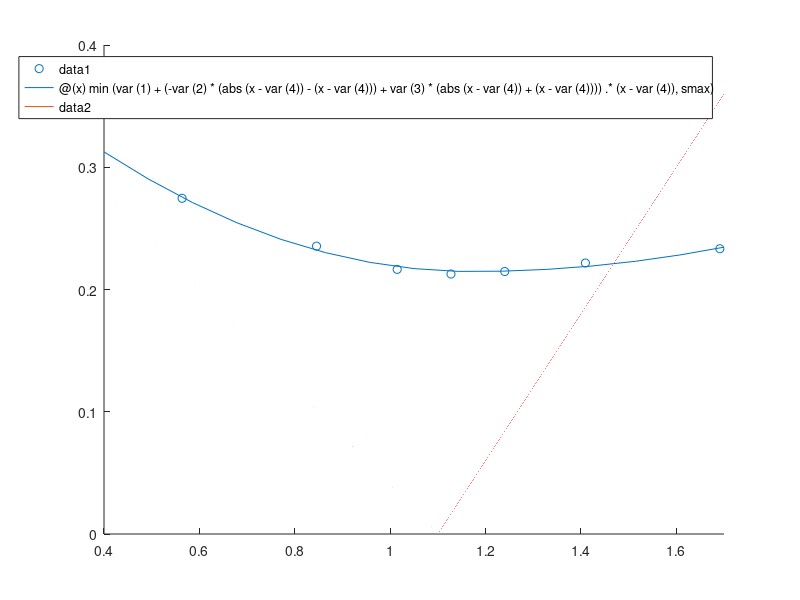

This figure's MATLAB source:
clear;
S0=17099.4;
r=0.06;

A = importdata('Data_BNPP.txt','\t',1);
B=A.data(:,:);


%{
for i=1:size(B,1)
B(i,3)=european_bs(S0,B(i,2),r,B(i,3),B(i,1)./252,'call');
end
%}
B(:,2)=B(:,2)/17099.4;

Month=24;
B1=B(B(:,1)==21*Month,:);




a=0.24;
b=-0.5;
c=0.4;
d=1.1;
e=0.8;
smax=0.9;

%F = @(var,x)min(var(1)+var(2)*(x-var(3)).^2,var(4));
%F =  @(var,x)min(var(1)+(var(2)*(abs(x-var(4))-(x-var(4)))+var(3)*(abs(x-var(4))+(x-var(4)))).*(x-var(4)).^2,e);
%F =  @(var,x)min(var(1)+var(2)*exp(-var(3)*(x-var(4)))+var(5)*(x-var(4)),smax);
F =  @(var,x)min(var(1)+(-var(2)*(abs(x-var(4))-(x-var(4)))+var(3)*(abs(x-var(4))+(x-var(4)))).*(x-var(4)),smax);
%F =  @(var,x)min(var(1)+(var(2)*(abs(x-var(4))-(x-var(4)))+var(3)*(abs(x-var(4))+(x-var(4)))),smax);

data0 = [a b c d e];
data0 = [a b d e];
opts=optimset('Display','off');
[var] = lsqcurvefit(F,data0,B1(:,2),B1(:,3),[],[],opts)
%vol=@(x)min(var(1)+(var(2)*(abs(x-var(4))-(x-var(4)))+var(3)*(abs(x-var(4))+(x-var(4)))).*(x-var(4)).^2,e);
vol=@(x)min(var(1)+(-var(2)*(abs(x-var(4))-(x-var(4)))+var(3)*(abs(x-var(4))+(x-var(4)))).*(x-var(4)),smax);
%vol=@(x)min(var(1)+var(2)*(x-var(3)).^2,var(4));

var2= [a b c d e];
vol2=@(x)(0.2*(abs(x-var2(4))-(x-var2(4)))+0.3*(abs(x-var2(4))+(x-var2(4))));


scatter(B1(:,2),B1(:,3));
hold on;
%{
scatter(B2(:,2),B2(:,3));
hold on;

scatter(B3(:,2),B3(:,3));
hold on;
scatter(B6(:,2),B6(:,3));
hold on;
%}
fplot(vol,[0.4,1.7]);
hold on;
fplot(vol2, [0.4,1.7]);
hold on;

function euro=european_bs(S0,K,r,sigma0,T,putcall)
d1 = (log(S0/K) + (r + 0.5*sigma0^2)*T)/(sigma0*sqrt(T));
d2 = d1 - sigma0*sqrt(T);
N1 = normcdf(d1);
N2 = normcdf(d2);
if putcall=='call'
    euro = S0*N1 - K*exp(-r*T)*N2;
elseif putcall=='put'
    euro = S0*N1 - K*exp(-r*T)*N2 + K*exp(-r*T) - S0;
end
end